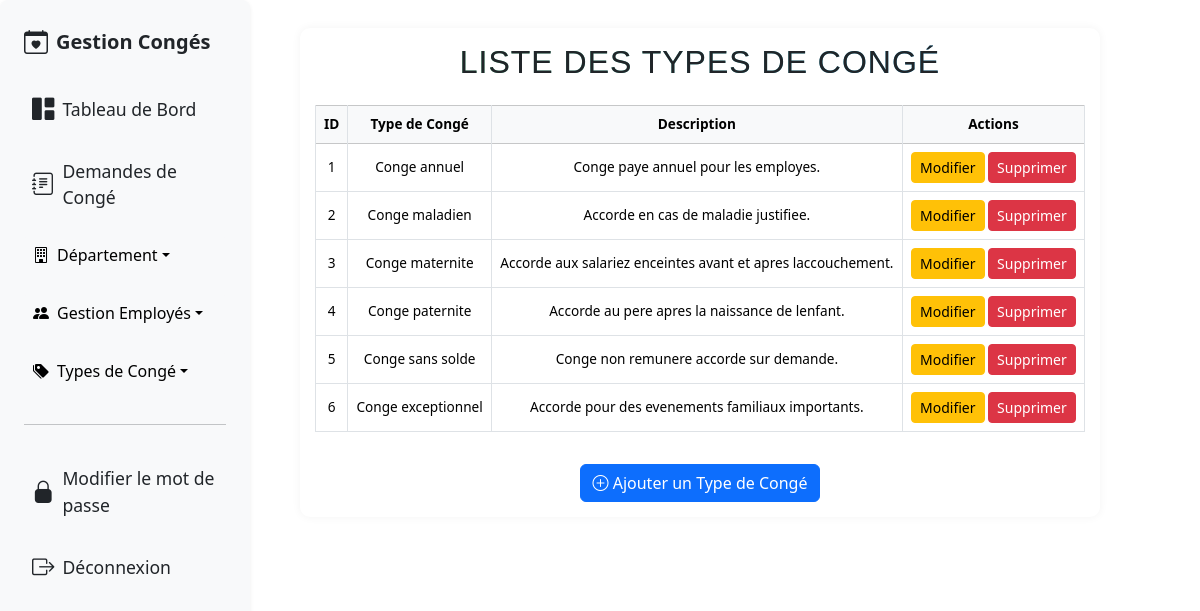
The app's page /admin/gerertypeconge.php (signed in) with its own data.
### tables this page shows
CREATE TABLE `type_conge` (
  `id` int(11) NOT NULL,
  `nom` varchar(100) NOT NULL,
  `description` text DEFAULT NULL
);

### admin/gerertypeconge.php (the view, shortened to what this page needs)
<?php
 if(!isset($_SESSION["username"])&&!isset($_SESSION["password"]) ){
      header("location: index.html");
 } else {
require_once "../connexion.php";
$result = $connexion->query("SELECT * FROM type_conge");
?>
<!DOCTYPE html>
<html lang="fr">
<head>
    <link rel="stylesheet" href="../assets/style1.css">
</head>
<body>
    <div><?php include("includes/sidebar.php"); ?></div>
    <div class="container-fluid w-75 pt-2" style="margin-left: 250px;">
        <div class="table-container">
            <h2 class="text-center mb-4">Liste des Types de Congé</h2>
            <table class="table table-bordered table-hover">
                <thead class="table-light">
                    <tr>
                        <th>ID</th>
                        <th>Type de Congé</th>
                        <th>Description</th>
                        <th>Actions</th>
                    </tr>
                </thead>
                <tbody>
                    <?php while ($ligne = $result->fetch_assoc()): ?>
                    <tr>
                        <td><?= $ligne['id'] ?></td>
                        <td><?= $ligne['nom'] ?></td>
                        <td><?= $ligne['description']?></td>
                        <td>
                            <a href="modifiedierTypeconge.php?id=<?= $ligne['id'] ?>" class="btn btn-sm btn-warning">Modifier</a>
                            <a href="?delete_id=<?= $ligne['id'] ?>" class="btn btn-sm btn-danger" onclick="return confirm('Supprimer ce type de congé ?');">Supprimer</a>
                        </td>
                    </tr>
                    <?php endwhile; ?>
                </tbody>
            </table>
            <div class="text-center">
                <a href="ajoutertypeconge.php" class="btn btn-primary mt-3"><i class="bi bi-plus-circle"></i> Ajouter un Type de Congé</a>
            </div>
        </div>
    </div>
</body>
</html>
<?php } ?>

### assets/style1.css (style rules this page uses)
.table-container { background: #fff; padding: 15px; border-radius: 10px; box-shadow: 0 0 10px rgba(0,0,0,0.05); max-width: 800px; margin: 20px auto; overflow-x: auto; }
table { width: 100%; border-collapse: collapse; font-size: 0.85rem; margin-bottom: 0; }
table th, table td { padding: 6px 10px; text-align: center; border: 1px solid #dee2e6; vertical-align: middle; white-space: nowrap; }
table thead th { background-color: #f8f9fa; font-weight: 600; }
a { text-decoration: none; }
h2 { font-family: 'Poppins', sans-serif; font-weight: 700; font-size: 2rem; color: #333; text-align: center; margin-bottom: 30px; letter-spacing: 1px; text-transform: uppercase; background-image: linear-gradient(135deg, #4CAF50, #2196F3); -webkit-background-clip: text; color: transparent; transition: all 0.3s ease-in-out; }

### records on screen
type_conge: id "1", nom "Conge annuel", description "Conge paye annuel pour les employes."
type_conge: id "2", nom "Conge maladien", description "Accorde en cas de maladie justifiee."
type_conge: id "3", nom "Conge maternite", description "Accorde aux salariez enceintes avant et apres laccouchement."
type_conge: id "4", nom "Conge paternite", description "Accorde au pere apres la naissance de lenfant."
type_conge: id "5", nom "Conge sans solde", description "Conge non remunere accorde sur demande."
type_conge: id "6", nom "Conge exceptionnel", description "Accorde pour des evenements familiaux importants."
